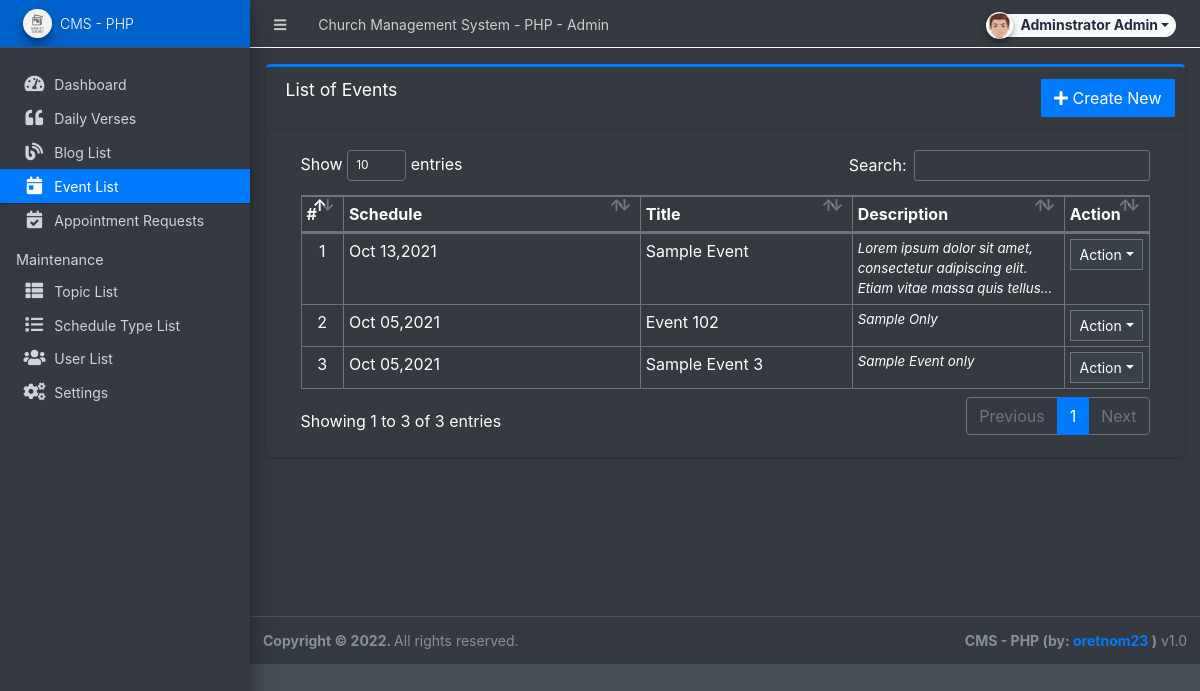
The app's page /admin/?page=events (signed in) with its own data.
### tables this page shows
CREATE TABLE `events` (
  `id` int(30) NOT NULL,
  `title` text NOT NULL,
  `description` text NOT NULL,
  `schedule` date NOT NULL,
  `img_path` text DEFAULT NULL,
  `date_created` datetime NOT NULL DEFAULT current_timestamp()
);

### admin/events/index.php (the view, shortened to what this page needs)
<div class="card card-outline card-primary">
	<div class="card-header">
		<h3 class="card-title">List of Events</h3>
		<div class="card-tools">
			<a href="?page=events/manage_event" class="btn btn-flat btn-primary"><span class="fas fa-plus"></span>  Create New</a>
		</div>
	</div>
	<div class="card-body">
		<div class="container-fluid">
        <div class="container-fluid">
			<table class="table table-bordered table-stripped">
				<colgroup>
					<col width="5%">
					<col width="35%">
					<col width="25%">
					<col width="25%">
					<col width="10%">
				</colgroup>
				<thead>
					<tr>
						<th>#</th>
						<th>Schedule</th>
						<th>Title</th>
						<th>Description</th>
						<th>Action</th>
					</tr>
				</thead>
				<tbody>
					<?php
					$i = 1;
						$qry = $conn->query("SELECT * from `events` order by unix_timestamp(schedule) desc ");
						while($row = $qry->fetch_assoc()):
					?>
						<tr>
							<td class="text-center"><?php echo $i++; ?></td>
							<td><?php echo date("M d,Y",strtotime($row['schedule'])) ?></td>
							<td><?php echo $row['title'] ?></td>
							<td><p class="m-0 truncate"><?php echo $row['description'] ?></p></td>
							<td align="center">
								 <button type="button" class="btn btn-flat btn-default btn-sm dropdown-toggle dropdown-icon" data-toggle="dropdown">
				                  		Action
				                  </button>
							</td>
						</tr>
					<?php endwhile; ?>
				</tbody>
			</table>
		</div>
		</div>
	</div>
</div>

### records on screen
events: schedule "Oct 13,2021", title "Sample Event", description "Lorem ipsum dolor sit amet, consectetur adipiscing elit. Etiam vitae massa quis…"
events: schedule "Oct 05,2021", title "Event 102", description "Sample Only"
events: schedule "Oct 05,2021", title "Sample Event 3", description "Sample Event only"

### other values on screen
$_settings->info('name') "Church Management System - PHP"
$_settings->userdata('firstname').' '.$_settings->userdata('lastname') "Adminstrator Admin"
$_settings->info('short_name') "CMS - PHP"
